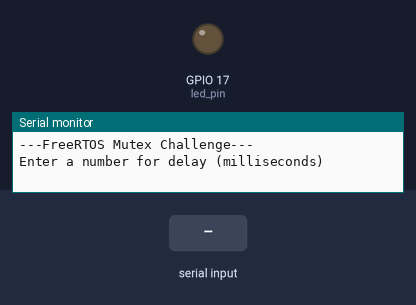
Simulated run of this sketch. Board: ESP32. Shown: output pins drawn as LEDs (lit = HIGH), the last lines printed to the serial monitor. Dashed ring = blinking. Inputs (shaded band) come from the test bench.

Above: at 1.8 s.
1.9 s: "90,45\n" received over Serial
At 6.8 s:
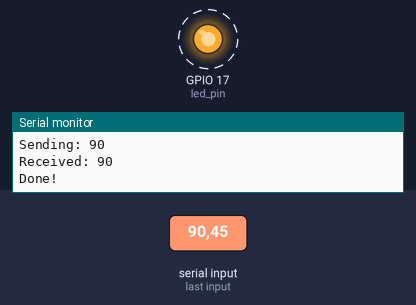
Timing chart, 0 to 10.9 s (numbered marks = the images above; inputs shaded):
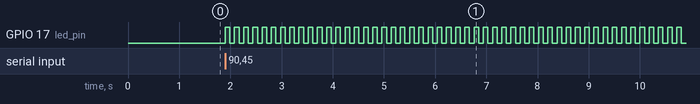

The sketch:

ESP32___Mutex___prevent_setup_early_exit.ino
```cpp
//ref:
//https://www.digikey.com/en/maker/projects/introduction-to-rtos-solution-to-part-6-freertos-mutex-example/c6e3581aa2204f1380e83a9b4c3807a6
//----------------------------------------------------- operation
//1 task
//setup() passes address of a local var. to task using xTaskCreatePinnedToCore()
//original code -> setup() ends before task gets to read the var. local to setup()
//goal: use a mutex to prevent pre-mature exiting of stup()
//
//
//***not conventional use of mutex***
//
//
//----------------------------------------------------- knowledge
//Semaphore and mutex are implemented very similarly in FreeRTOS.
//----------------------------------------------------- includes
//#include semphr.h                                   //vanilla FreeRTOS
//----------------------------------------------------- only 1 core -> config found in a FreeRTOS file
#if CONFIG_FREERTOS_UNICORE
static const BaseType_t app_cpu = 0;
#else
static const BaseType_t app_cpu = 1;
#endif
//----------------------------------------------------- pin def
static const int led_pin = 17;
//static const int led_pin = LED_BUILTIN;
//----------------------------------------------------- settings
static SemaphoreHandle_t handle_mutex;
//----------------------------------------------------- task
void blinkLED(void *parameters) {                     //blink LED based on rate passed by parameter

  int num = *(int *)parameters;                       //copy the parameter into a local variable

  xSemaphoreGive(handle_mutex);                       //release mutex after job

  Serial.print("Received: ");
  Serial.println(num);

  // Configure the LED pin
  pinMode(led_pin, OUTPUT);

  // Blink forever and ever
  while (1) {
    digitalWrite(led_pin, HIGH);
    vTaskDelay(num / portTICK_PERIOD_MS);
    digitalWrite(led_pin, LOW);
    vTaskDelay(num / portTICK_PERIOD_MS);
  }
}
//----------------------------------------------------- main (its own task with priority 1 on core 1)
void setup() {

  long int delay_arg;

  Serial.begin(115200);
  vTaskDelay(1000 / portTICK_PERIOD_MS);

  Serial.println();
  Serial.println("---FreeRTOS Mutex Challenge---");
  Serial.println("Enter a number for delay (milliseconds)");

  while (Serial.available() <= 0);                    //Wait for input from Serial

  delay_arg = Serial.parseInt();                      //Read integer value
  Serial.print("Sending: ");
  Serial.println(delay_arg);

  //=================================================== create mutex
  handle_mutex = xSemaphoreCreateMutex();
  xSemaphoreTake(handle_mutex, 0);                    //take to set mutex to unavail. + 0 delay
                                                      //task will set mutex to avail. -> enable setup() progression
  xTaskCreatePinnedToCore(blinkLED,
                          "Blink LED",
                          1024,
                          (void *)&delay_arg,
                          1,
                          NULL,
                          app_cpu);

  //while (xSemaphoreTake(handle_mutex, 100) == pdTRUE);//waiting until mutex is avail.
  xSemaphoreTake(handle_mutex, portMAX_DELAY);

  Serial.println("Done!");                            //show -> accomplished passing the stack-based argument
}

void loop() {
  vTaskDelay(1000 / portTICK_PERIOD_MS);              //Do nothing but allow yielding to lower-priority tasks
                                                      //use??
}
```

Measured:
- after the input at 1.9 s, GPIO 17 (led_pin): alternates HIGH for 0.09 s and LOW for 0.09 s, starting at once
